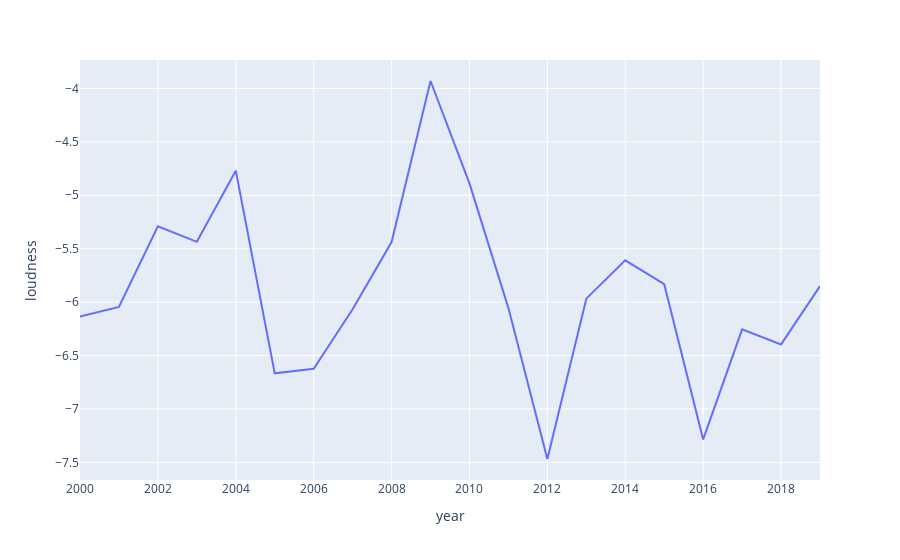

The notebook cell this image was saved under:
### Code cell
graph_genre_features('rap', 'loudness')

### Figure 1 — Plotly figure (JSON) as saved in the notebook; plotly's stock layout.template omitted (floating-point values rounded to 4 significant figures)
{"data": [{"hovertemplate": "year=%{x}<br>loudness=%{y}<extra></extra>", "legendgroup": "", "line": {"color": "#636efa", "dash": "solid"}, "mode": "lines", "name": "", "orientation": "v", "showlegend": false, "type": "scatter", "x": [2000, 2001, 2002, 2003, 2004, 2005, 2006, 2007, 2008, 2009, 2010, 2011, 2012, 2013, 2014, 2015, 2016, 2017, 2018, 2019], "xaxis": "x", "y": [-6.136, -6.045, -5.29, -5.436, -4.77, -6.667, -6.624, -6.068, -5.437, -3.93, -4.888, -6.056, -7.468, -5.968, -5.609, -5.832, -7.285, -6.255, -6.396, -5.851], "yaxis": "y"}], "layout": {"legend": {"tracegroupgap": 0}, "margin": {"t": 60}, "xaxis": {"anchor": "y", "domain": [0, 1], "title": {"text": "year"}}, "yaxis": {"anchor": "x", "domain": [0, 1], "title": {"text": "loudness"}}}}
